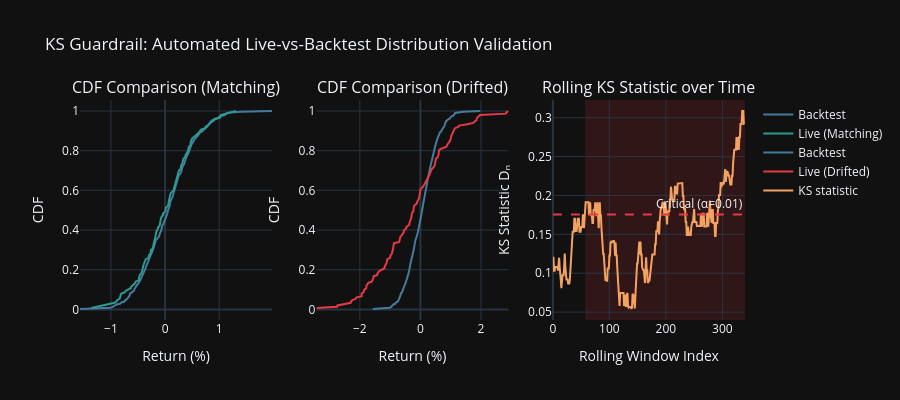

Write notebook code for a chart like this one.
### Markdown cell above
## Plot 3: KS Statistical Guardrail — Validating Live vs Backtest Distributions

The **Kolmogorov-Smirnov test** provides a non-parametric distribution-free comparison between live execution performance and backtested expectations. The KS statistic $D_n$ measures the maximum vertical distance between the two empirical CDFs:

$$D_n = \sup_x |F_{\text{live},n}(x) - F_{\text{backtest}}(x)|$$

A **small $D_n$** (large p-value) means live performance is statistically consistent with backtest — parameter updates are safe to deploy. A **large $D_n$** (p < 0.01) indicates regime drift — the proposed parameter changes must be **rejected** until the distribution realigns.

This provides an objective, automated substitute for ad-hoc manual overrides under management pressure.

### Code cell
# ── KS Statistical Validation Guardrail ──────────────────────────────────
np.random.seed(42)
n_backtest = 500
backtest_returns = np.random.normal(0.0005, 0.005, n_backtest)

# Scenario 1: Live matches backtest (approve parameter update)
live_matching = np.random.normal(0.0004, 0.0052, 150)
ks_match, p_match = ks_2samp(backtest_returns, live_matching)

# Scenario 2: Live diverges — regime shift (reject update)
live_drifted = np.random.normal(-0.0025, 0.012, 150)
ks_drift, p_drift = ks_2samp(backtest_returns, live_drifted)

print(f'Scenario 1 (Matching): KS={ks_match:.4f}, p={p_match:.4f} → {"APPROVED" if p_match>0.01 else "REJECTED"}')
print(f'Scenario 2 (Drifted):  KS={ks_drift:.4f}, p={p_drift:.4f} → {"APPROVED" if p_drift>0.01 else "REJECTED"}')

# Rolling KS test over time: simulate 2-year live stream with mid-point regime shift
n_live = 400
live_stream = np.concatenate([
    np.random.normal(0.0005, 0.005, 200),       # matches backtest
    np.random.normal(-0.001, 0.009, 200)         # drift begins
])
window_size = 60
ks_rolling = []; p_rolling = []
for i in range(window_size, n_live):
    ks_i, p_i = ks_2samp(backtest_returns, live_stream[i-window_size:i])
    ks_rolling.append(ks_i); p_rolling.append(p_i)
ks_rolling = np.array(ks_rolling); p_rolling = np.array(p_rolling)

fig3 = sp.make_subplots(rows=1, cols=3,
    subplot_titles=['CDF Comparison (Matching)', 'CDF Comparison (Drifted)', 'Rolling KS Statistic over Time'])

def plot_cdf(data, name, color):
    s = np.sort(data); cdf = np.arange(1, len(s)+1)/len(s)
    return go.Scatter(x=s*100, y=cdf, name=name, line=dict(color=color, width=2))

fig3.add_trace(plot_cdf(backtest_returns, 'Backtest', '#457b9d'), row=1, col=1)
fig3.add_trace(plot_cdf(live_matching, 'Live (Matching)', '#2a9d8f'), row=1, col=1)

fig3.add_trace(plot_cdf(backtest_returns, 'Backtest', '#457b9d'), row=1, col=2)
fig3.add_trace(plot_cdf(live_drifted, 'Live (Drifted)', '#e63946'), row=1, col=2)

t_rolling = np.arange(len(ks_rolling))
fig3.add_trace(go.Scatter(x=t_rolling, y=ks_rolling,
    line=dict(color='#f4a261', width=2), name='KS statistic'), row=1, col=3)
fig3.add_hline(y=1.36/np.sqrt(window_size), line_dash='dash', line_color='#e63946',
    annotation_text='Critical (α=0.01)', row=1, col=3)
# Color background: red where rejected
reject_mask = ks_rolling > 1.36/np.sqrt(window_size)
if reject_mask.any():
    first_reject = np.where(reject_mask)[0][0]
    fig3.add_vrect(x0=first_reject, x1=len(ks_rolling),
        fillcolor='rgba(230,57,70,0.15)', layer='below', line_width=0, row=1, col=3)

fig3.update_layout(height=400, title_text='KS Guardrail: Automated Live-vs-Backtest Distribution Validation',
    template='plotly_dark')
fig3.update_xaxes(title_text='Return (%)', row=1, col=1)
fig3.update_xaxes(title_text='Return (%)', row=1, col=2)
fig3.update_xaxes(title_text='Rolling Window Index', row=1, col=3)
fig3.update_yaxes(title_text='CDF', row=1, col=1)
fig3.update_yaxes(title_text='CDF', row=1, col=2)
fig3.update_yaxes(title_text='KS Statistic Dₙ', row=1, col=3)
fig3.show()

### Figure 1 — Plotly figure (JSON) as saved in the notebook; plotly's stock layout.template omitted (floating-point values rounded to 4 significant figures; data arrays with more than 128 entries replaced by an {"elided": "..."} marker saying what was removed)
{"data": [{"line": {"color": "#457b9d", "width": 2}, "name": "Backtest", "type": "scatter", "x": {"elided": "500 float values"}, "xaxis": "x", "y": {"elided": "500 float values"}, "yaxis": "y"}, {"line": {"color": "#2a9d8f", "width": 2}, "name": "Live (Matching)", "type": "scatter", "x": {"elided": "150 float values"}, "xaxis": "x", "y": {"elided": "150 float values"}, "yaxis": "y"}, {"line": {"color": "#457b9d", "width": 2}, "name": "Backtest", "type": "scatter", "x": {"elided": "500 float values"}, "xaxis": "x2", "y": {"elided": "500 float values"}, "yaxis": "y2"}, {"line": {"color": "#e63946", "width": 2}, "name": "Live (Drifted)", "type": "scatter", "x": {"elided": "150 float values"}, "xaxis": "x2", "y": {"elided": "150 float values"}, "yaxis": "y2"}, {"line": {"color": "#f4a261", "width": 2}, "name": "KS statistic", "type": "scatter", "x": {"elided": "340 int values"}, "xaxis": "x3", "y": {"elided": "340 float values"}, "yaxis": "y3"}], "layout": {"annotations": [{"font": {"size": 16}, "showarrow": false, "text": "CDF Comparison (Matching)", "x": 0.1444, "xanchor": "center", "xref": "paper", "y": 1, "yanchor": "bottom", "yref": "paper"}, {"font": {"size": 16}, "showarrow": false, "text": "CDF Comparison (Drifted)", "x": 0.5, "xanchor": "center", "xref": "paper", "y": 1, "yanchor": "bottom", "yref": "paper"}, {"font": {"size": 16}, "showarrow": false, "text": "Rolling KS Statistic over Time", "x": 0.8556, "xanchor": "center", "xref": "paper", "y": 1, "yanchor": "bottom", "yref": "paper"}, {"showarrow": false, "text": "Critical (α=0.01)", "x": 1, "xanchor": "right", "xref": "x3 domain", "y": 0.1756, "yanchor": "bottom", "yref": "y3"}], "height": 400, "shapes": [{"line": {"color": "#e63946", "dash": "dash"}, "type": "line", "x0": 0, "x1": 1, "xref": "x3 domain", "y0": 0.1756, "y1": 0.1756, "yref": "y3"}, {"fillcolor": "rgba(230,57,70,0.15)", "layer": "below", "line": {"width": 0}, "type": "rect", "x0": 57, "x1": 340, "xref": "x3", "y0": 0, "y1": 1, "yref": "y3 domain"}], "title": {"text": "KS Guardrail: Automated Live-vs-Backtest Distribution Validation"}, "xaxis": {"anchor": "y", "domain": [0, 0.2889], "title": {"text": "Return (%)"}}, "xaxis2": {"anchor": "y2", "domain": [0.3556, 0.6444], "title": {"text": "Return (%)"}}, "xaxis3": {"anchor": "y3", "domain": [0.7111, 1], "title": {"text": "Rolling Window Index"}}, "yaxis": {"anchor": "x", "domain": [0, 1], "title": {"text": "CDF"}}, "yaxis2": {"anchor": "x2", "domain": [0, 1], "title": {"text": "CDF"}}, "yaxis3": {"anchor": "x3", "domain": [0, 1], "title": {"text": "KS Statistic Dₙ"}}}}
